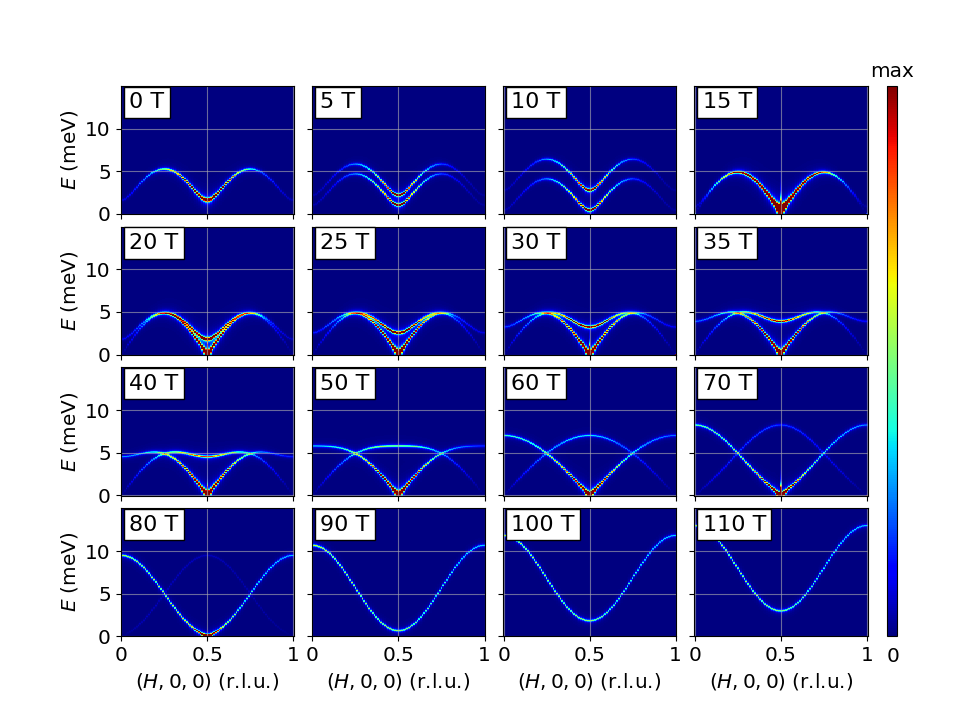

Recreate this plot in Python.
# -*- coding: utf-8 -*-
import sys
from pathlib import Path

sys.path.append(str(Path(__file__).parent.parent) + "/pyLiSW")
from Atoms import Atoms
from Bonds import Bonds
from Sample import Sample
from LSWT import LSWT
from utils import gamma_fnc
from matplotlib import pyplot as plt
import numpy as np

# -------------------------------------------------------------
# 1d AFM chain, Neel type, spin along z
# -------------------------------------------------------------
if __name__ == "__main__":
    # lattice parameters in Angstrom
    a = 3
    # determin the effective lattice parameters
    a_eff = 2 * a
    b_eff = a
    c_eff = a
    # propagation vector
    tau = (0, 0, 0)
    # vector perpendicular to the plane of rotation
    n = (0, 1, 0)
    # temperature
    te = 2

    s = 5 / 2
    dz = 0.05
    g = 2
    j1 = 1  # AFM is positive, FM is negative
    eng_AF = -2 * j1 * s**2 - 2 * dz * s**2

    aniso = [[0, 0, 0], [0, 0, 0], [0, 0, -dz]]

    n_row = 4
    n_col = 4

    fig, plot_axes = plt.subplots(
        nrows=n_row,
        ncols=n_col,
        figsize=(10, 8),
        sharex=True,
        sharey=True,
        gridspec_kw={
            "hspace": 0.1,
            "wspace": 0.1,
        },
    )

    mag_fields = [0, 5, 10, 15, 20, 25, 30, 35, 40, 50, 60, 70, 80, 90, 100, 110]
    for i in range(n_row):
        for j in range(n_col):
            idx = i * n_row + j
            mag_field = mag_fields[idx]
            afm_chain = Sample(
                (a_eff, b_eff, c_eff),
                tau,
                n,
                te,
                mag=[0, 0, -mag_field],
                gamma_fnc=gamma_fnc,
            )

            # ----------------- calculate classical ground state energy -----------------

            acos = g * LSWT.mu_B * mag_field / (2 * s * (2 * j1 - dz))
            if acos > 1:
                theta0 = 0
            else:
                theta0 = np.arccos(acos)
            eng_SF = (
                +2 * j1 * s**2 * np.cos(2 * theta0)
                - 2 * dz * s**2 * np.cos(theta0) ** 2
                - 2 * g * LSWT.mu_B * mag_field * s * np.cos(theta0)
            )

            # ------------------------- Add atoms------------------------------
            # atom postions with effective lattice parameters
            if eng_AF < eng_SF:  # AF
                print(
                    "Antiferromagnetic, B={} T, theta={}".format(
                        mag_field, np.round(theta0 / np.pi * 180, 1)
                    )
                )
                atoms = [
                    Atoms(t=(0, 0, 0), ion="Mn2", spin=s, aniso=aniso),
                    Atoms(
                        t=(0.5, 0, 0),
                        ion="Mn2",
                        spin=s,
                        aniso=aniso,
                        theta=np.pi,
                        n_Rp=(0, 1, 0),
                    ),
                ]
            else:
                print(
                    "In spin-flop state, B={} T, theta={}".format(
                        mag_field, np.round(theta0 / np.pi * 180, 1)
                    )
                )
                atoms = [
                    Atoms(
                        t=(0, 0, 0),
                        ion="Mn2",
                        spin=s,
                        aniso=aniso,
                        theta=-theta0,
                        n_Rp=(0, 1, 0),
                    ),
                    Atoms(
                        t=(0.5, 0, 0),
                        ion="Mn2",
                        spin=s,
                        aniso=aniso,
                        theta=theta0,
                        n_Rp=(0, 1, 0),
                    ),
                ]

            afm_chain.add_atoms(atoms)
            # ----------------------- Add bonds -------------------------------

            bonds = [
                Bonds(afm_chain, 0, 1, j=j1),
                Bonds(afm_chain, 0, 1, r1=(-1, 0, 0), j=j1),
            ]
            afm_chain.add_bonds(bonds)
            # -------------------------------------------------------------
            # Simulate dispersion
            # -------------------------------------------------------------
            proj = [[1, 0, 0], [0, 1, 0], [0, 0, 1]]
            axes = ["(H,0,0)", "(0,K,0)", "(0,0,L)"]
            qe_range = (
                [0, 3.02, 0.02],
                [0.00, 0.01, 0.01],
                [0.00, 0.01, 0.01],
                [-30.005, 30.005, 0.01],
            )
            sim_qespace = LSWT(qe_range, afm_chain, proj_axes=proj, axes=axes)
            # sim_qespace.dispersion_calc()
            # sim_qespace.plot_disp("x")

            # -------------------------------------------------------------
            # Simulate intensities
            # -------------------------------------------------------------
            slice_range = (
                [0, 2.02, 0.02],
                [0.00, 0.01],
                [0.00, 0.01],
                [-0.005, 15.01, 0.01],
            )
            sim_qespace.inten_calc(mask=None)
            x, y, sim, xlab, ylab, tit = sim_qespace.slice(
                slice_range, plot_axes=(0, 3), PLOT=False, vmin=0, vmax=20
            )
            # -------------------------------------------------------------
            # Making figure
            # -------------------------------------------------------------

            ax = plot_axes[i, j]
            im = ax.pcolormesh(x / 2, y, sim, cmap="jet", vmin=0, vmax=20)
            ax.set_xticks([0, 0.5, 1])
            ax.set_yticks([0, 5, 10])
            ax.grid(alpha=0.6)
            props = dict(facecolor="white")
            ax.text(
                0.05,
                0.95,
                "{} T".format(mag_field),
                transform=ax.transAxes,
                fontsize=16,
                va="top",
                bbox=props,
            )
    # plt.setp(ax1.get_yticklabels(), visible=False)
    for i in range(n_row):
        plot_axes[i, 0].set_ylabel(ylab)
    for j in range(n_col):
        plot_axes[-1, j].set_xlabel(xlab)
        plot_axes[-1, j].set_xticklabels(["0", "0.5", "1"])

    gs = fig.add_gridspec(nrows=1, ncols=1, left=0.92, right=0.93, wspace=0.0)
    ax_cb = fig.add_subplot(gs[0, 0])
    ax_cb.set_title("max")
    ax_cb.text(0.0, -0.02, "0", transform=ax_cb.transAxes, va="top", fontsize="x-large")
    fig.colorbar(im, cax=ax_cb)
    ax_cb.tick_params(axis="both", which="both", length=0)
    ax_cb.set_yticks([])
    ax_cb.set_yticklabels([])
    ax_cb.set_xticks([])

    plt.tight_layout()

    plt.show()
